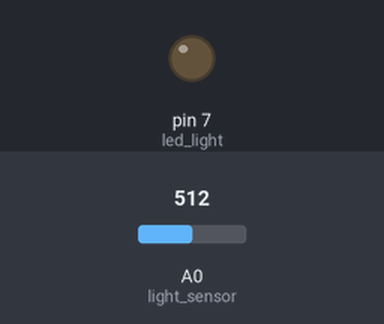
Bench run of a sketch on a simulated Arduino Uno, built with avr-gcc and run on an emulated ATmega328P. Parts: output pins drawn as LEDs (lit = HIGH). Inputs (shaded band) come from the test bench; at power-on: A0 (light_sensor) = 512. What the sketch prints to the serial monitor is not drawn.

Above: at 1.8 s.
1.9 s: A0 (light_sensor) set to 409
3.4 s: A0 (light_sensor) set to 384
At 4.5 s:
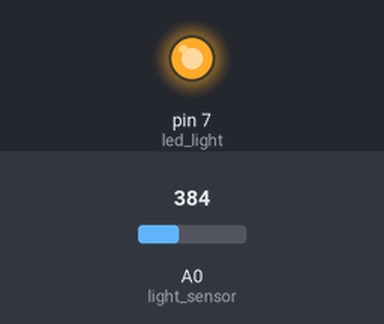
5.5 s: A0 (light_sensor) set to 511
At 7.2 s:
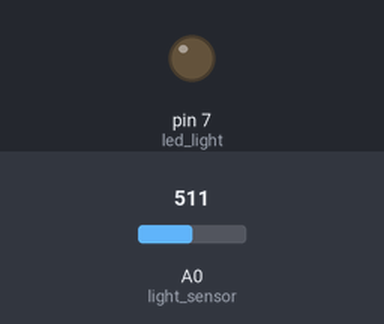
7.5 s: A0 (light_sensor) set to 306
At 8.8 s:
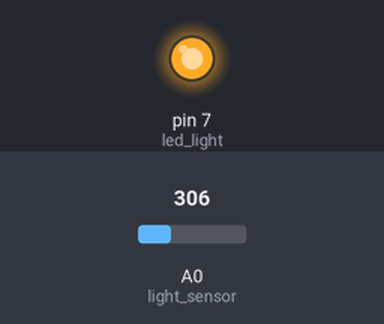
Timing chart, 0 to 10.5 s (numbered marks = the images above; inputs shaded):
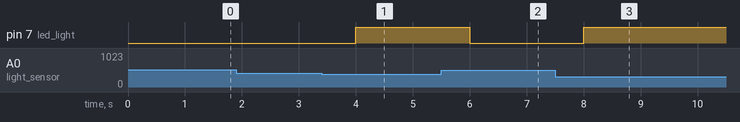

Measured:
- the behaviour switches between 400 and 399 on A0 (light_sensor) (found by bisection; images 0 and 1)
- after the input at 1.9 s, every drawn part: stays the same
- after the input at 3.4 s, pin 7 (led_light): LOW → HIGH after 0.60 s
- after the input at 5.5 s, pin 7 (led_light): HIGH → LOW after 0.50 s
- after the input at 7.5 s, pin 7 (led_light): LOW → HIGH after 0.50 s

The sketch:

light_sensor.ino
```cpp
#include <Arduino.h>

const int light_sensor = A0;
const int led_light   = 7;

int setValue = 400;

void setup()
{
    pinMode(led_light, OUTPUT);
    Serial.begin(9600);
}

void loop()
{
    int sensorValue = analogRead(light_sensor);
    Serial.println(sensorValue);

    if(sensorValue < setValue)
    {
        digitalWrite(led_light, HIGH);
        Serial.println("暗いよ");
    }
    else
    {
        digitalWrite(led_light, LOW);
        Serial.println("明るいよ");
    }
    delay(1000);
}
```
